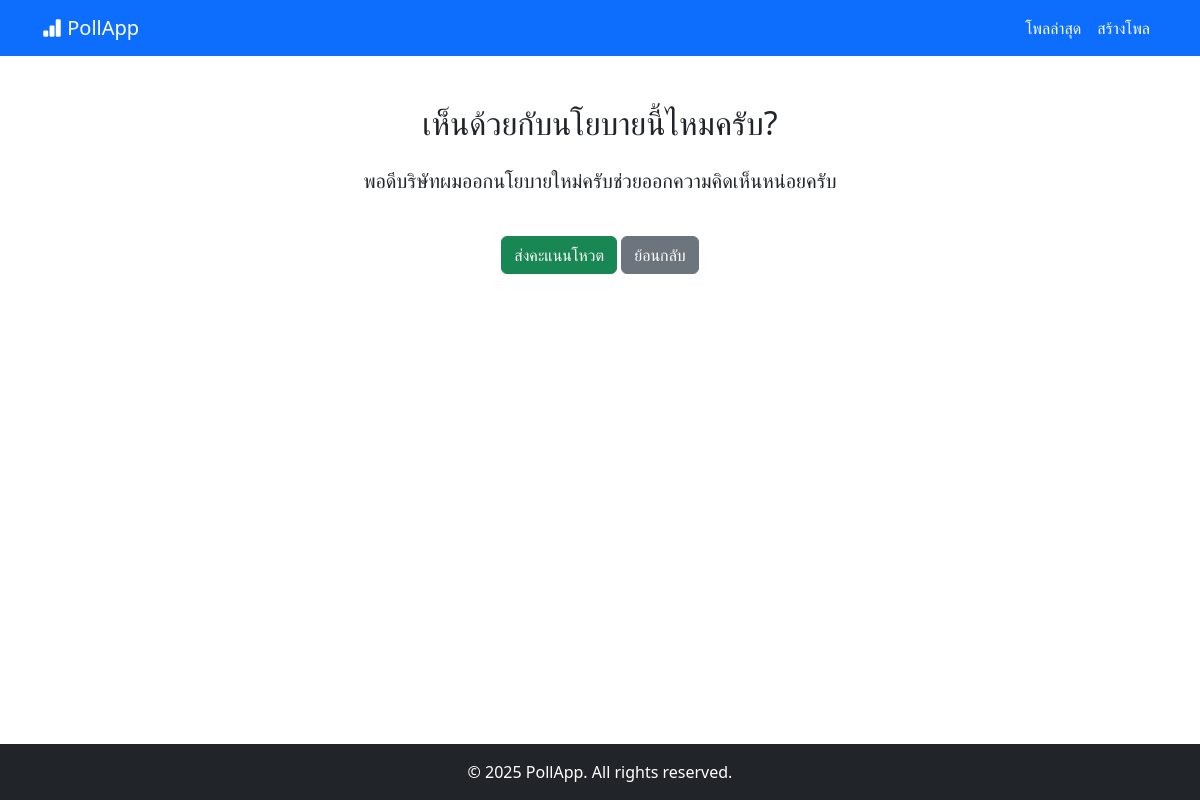
The app's page /vote/5/ with its own data.
### myapp/models.py (models this page shows, shortened)
class Poll(models.Model):
    title = models.CharField(max_length=200, default='Untitled Poll')
    question = models.CharField(max_length=200)
    created_at = models.DateTimeField(auto_now_add=True)

### myapp/views.py (the view, shortened to what this page needs)
# urls.py: path('vote/<int:poll_id>/', views.vote_poll, name='vote_poll'),
def vote_poll(request, poll_id):
    poll = get_object_or_404(Poll, id=poll_id)
    return render(request, "vote.html", {"poll": poll})

### myapp/templates/vote.html (shortened to what this page needs)
{% extends "base.html" %}
{% block content %}
<div class="container my-5">
  <h2 class="mb-4 text-center">{{ poll.title }}</h2>
  <p class="lead text-center">{{ poll.question }}</p>
  <form method="post">
    <div class="mt-4 text-center">
      <button type="submit" class="btn btn-success">ส่งคะแนนโหวต</button>
      <a href="/" class="btn btn-secondary">ย้อนกลับ</a>
    </div>
  </form>
</div>
{% endblock %}

### records on screen
Poll: title "เห็นด้วยกับนโยบายนี้ไหมครับ?", question "พอดีบริษัทผมออกนโยบายใหม่ครับช่วยออกความคิดเห็นหน่อยครับ"
